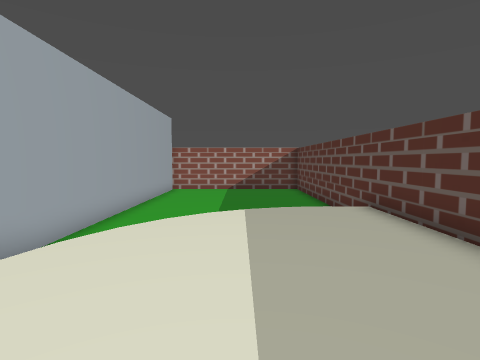
view 1 (above)

22 first-person views from a walk through a Godot game level. The camera is 1.3 m above the floor, tilts 4° down and sees 80° across. The floor is counted in squares, 1 m on a side. Each view is taken from the middle of a square. On the plan, view 1 faces up. The plan holds only what a view shows up to about 13 squares ahead; the rest is blank. The place goes on beyond the plan.

view 2
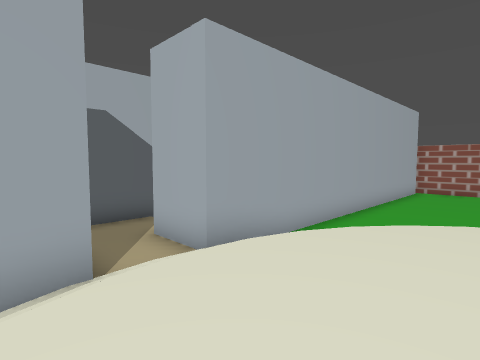

view 3
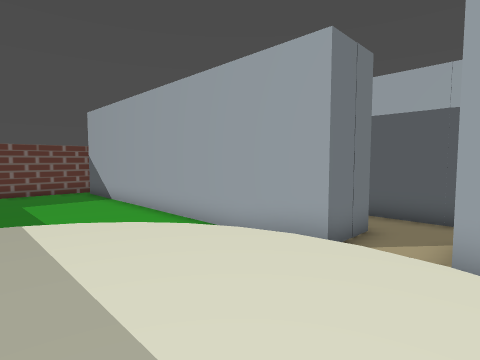

view 4
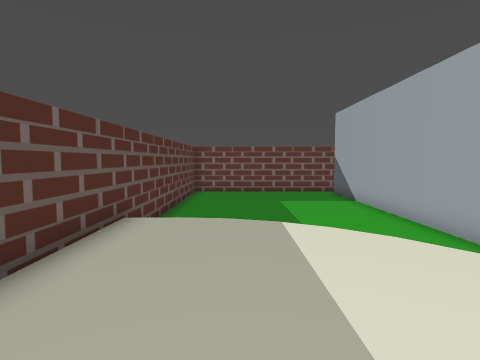

view 5
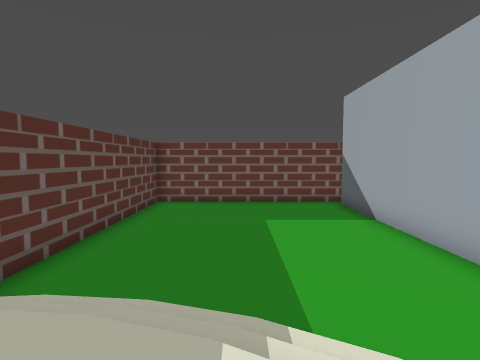

view 6
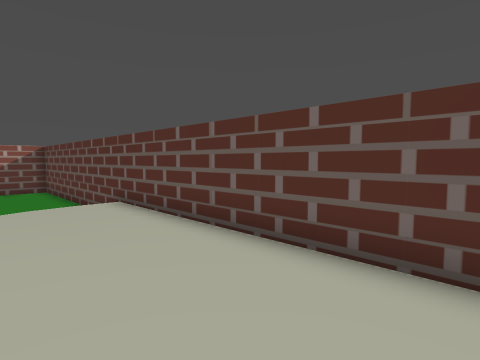

view 7
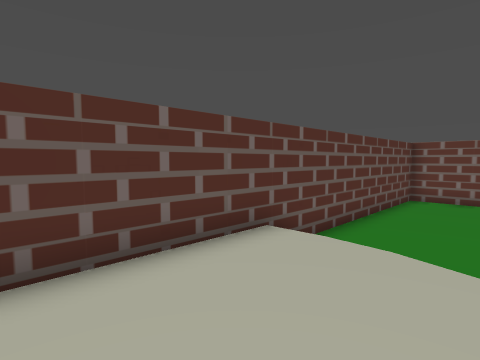

view 8
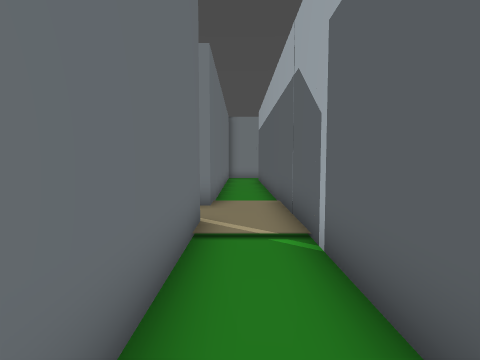

view 9
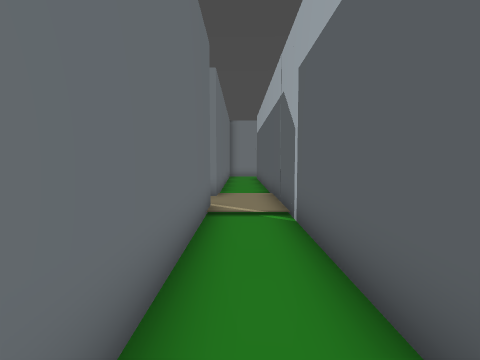

view 10
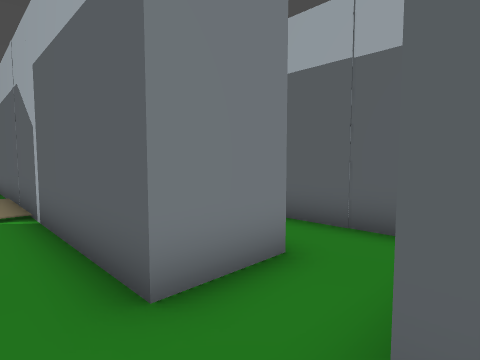

view 11
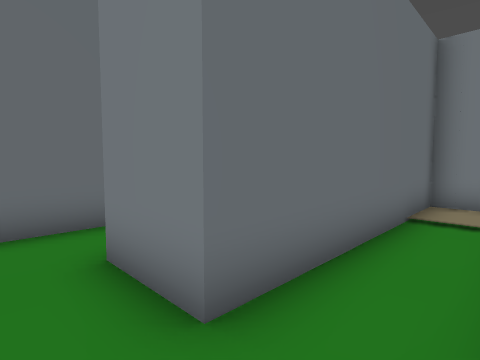

view 12
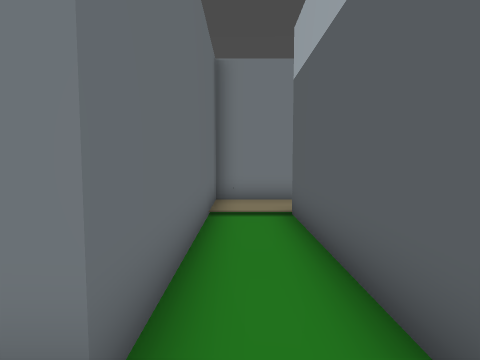

view 13
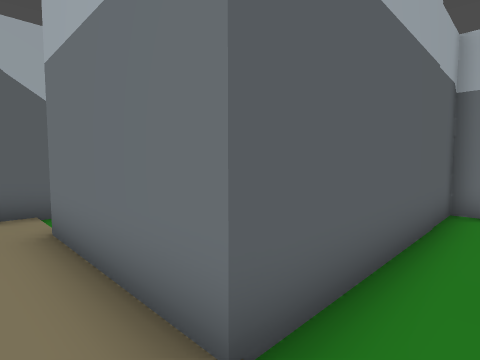

view 14
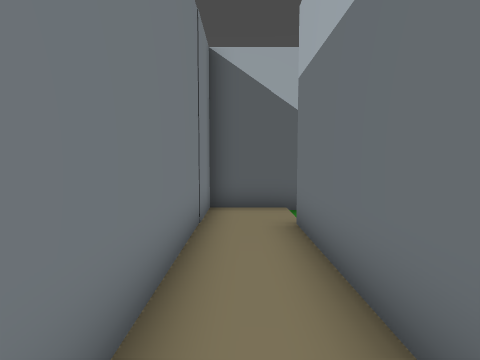

view 15
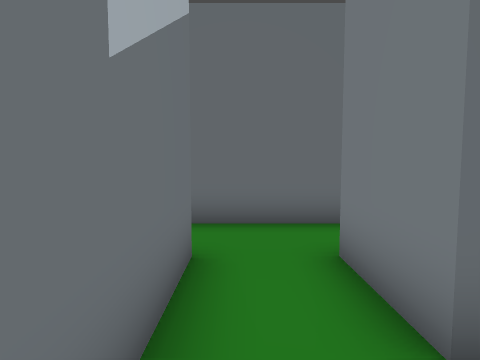

view 16
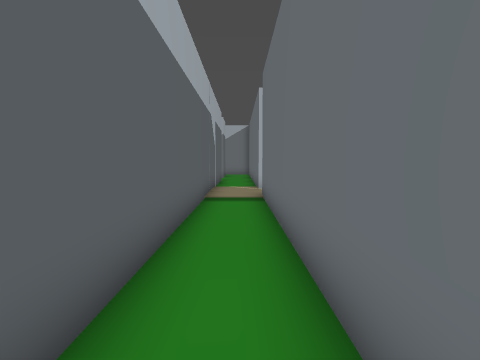

view 17
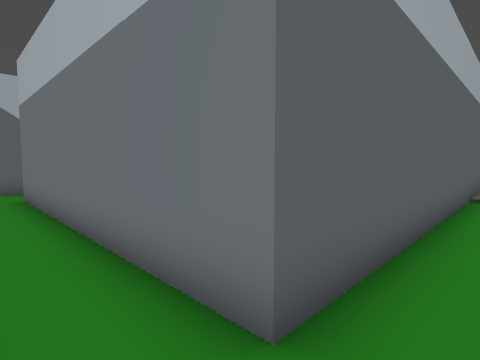

view 18
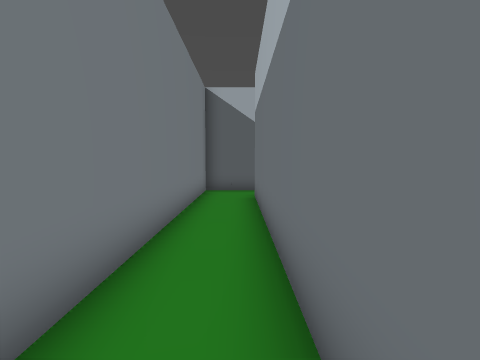

view 19
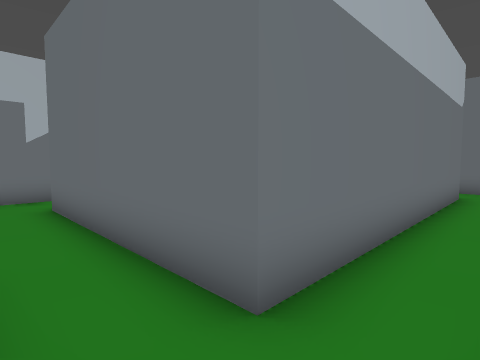

view 20
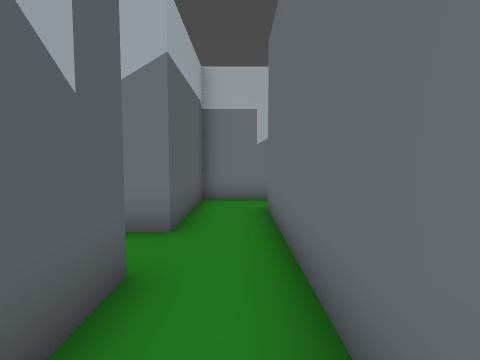

view 21
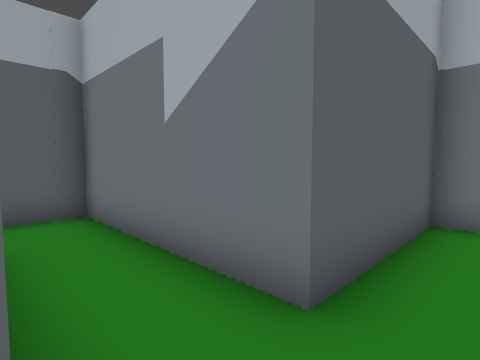

view 22
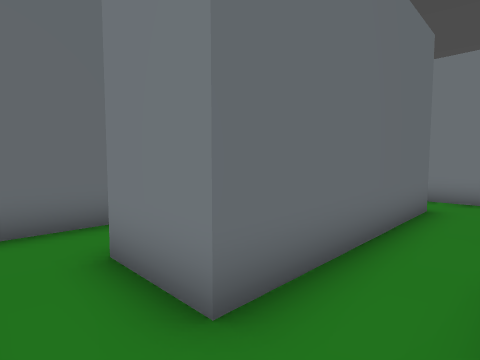

### Floor plan
Key: @ floor where view 1 was taken; # wall or solid block; . main floor; : floor 0.5 m higher than the main floor; / step, stairs or slope.
Columns run from 26 left of view 1 to 4 right of it. Each row starts with its distance up from view 1.
 13                       #.......#
 12              ######.###.......#
 11              #......###.......#
 10              #......###...    #
  9              #..###.###..     #
  8              #..###.###.   ///#
  7              #..###.###  /::::#
  6              #..###.### /:::::#
  5        #     #..###.###/::::::#
  4        #..####..###.###/::::::#
  3        #........###...//::::::#
  2        ############.../:::::::#
  1        ##         #.###/::::::#
  0      ####         #.###/::@:::#
 -1      #......#     #.### /:::::#
 -2      #......#     #.### //::::#
 -3      #..###.#     #.###. ///::#
 -4      #..#         #.###...////#
 -5 ######..#         #.###.......#
 -6 #.......#         #.###.......#
 -7      #..#         #.###.......#
 -8      #..#         #.###.......#
 -9      #..###########.###.......#
-10      #..............###.......#
-11      #............ .  #.......#
-12      ############     #.......#
-13                       ........#
-14                       #########

Positions as (right, up) in squares from view 1, and headings:
1: (0, 0), facing up
2: (0, 0), facing up-left
3: (1, 4), facing down-left
4: (1, 3), facing down
5: (0, -1), facing down
6: (0, -1), facing up-right
7: (0, 1), facing down-right
8: (-7, 9), facing down
9: (-7, 11), facing down
10: (-7, 12), facing down-left
11: (-12, 11), facing down-right
12: (-11, 11), facing down
13: (-11, 3), facing up-left
14: (-11, 3), facing left
15: (-12, 11), facing right
16: (-7, -9), facing up
17: (-7, -11), facing up-left
18: (-8, -10), facing left
19: (-20, -11), facing up-right
20: (-19, -10), facing up
21: (-19, -7), facing up-left
22: (-20, -1), facing down-right
